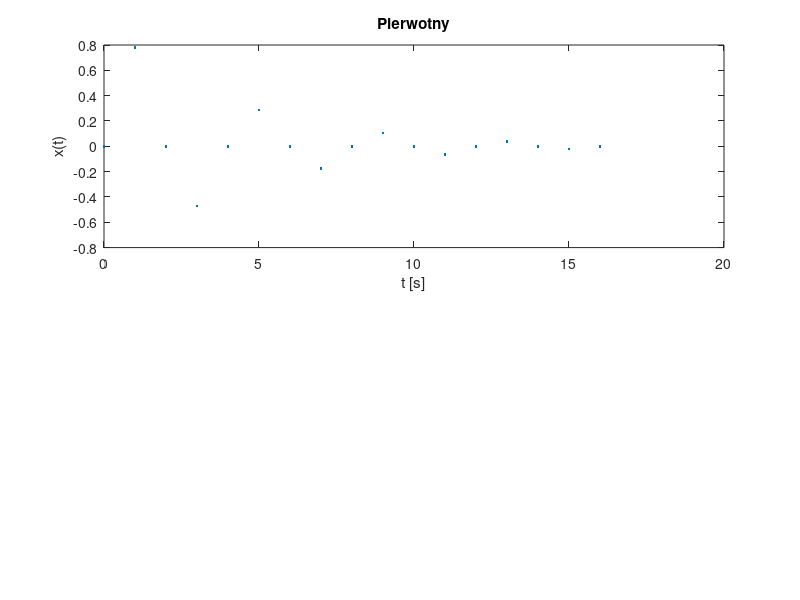

Source code (MATLAB): (Note: this script raises an error after producing the figure.)
%Malgorzata Targan
% 131420
% lab 2

clear all 
close all
N2 = 15;
n = [0: N2-1];

Ts = 1
t = 0:Ts:16
Tsr = 16/(4*length(t)-1)
t2 = 0:Tsr:16

Fs = 1
xt = exp(-t/4).*sin(2*pi*t/4);
figure
subplot(2,1,1);
plot(t,xt,'.'); 
xlabel('t [s]'); 
ylabel('x(t)'); 
title('Pierwotny');

y = reconst(xt, t2);

subplot(2,1,2);
plot(t2,y,'.'); 
hold all %dla porownania
t=0:Ts:16;
plot(t,xt,'or'); 
xlabel('t [s]'); 
ylabel('resamplowany x(t)'); 
title('Resamplowany')


% clc;
% clear all
% close all;
% 
% T=1;
% tk=16;
% t=0:T:tk;
% x=exp(-t/4).*sin(2*pi*t/5);
% figure
% subplot(2,1,1);
% plot(t,x,'.'); 
% xlabel('t [s]'); 
% ylabel('x(t)'); 
% title('Pierwotny');
% 
% xres=resamp(x,4*length(x));
% subplot(2,1,2);
% p=16/(length(xres)-1);
% t=0:p:16;
% plot(t,xres,'.'); 
% %hold all %dla porownania
% %t=0:T:tk;
% %plot(t,x,'or'); 
% xlabel('t [s]'); 
% ylabel('resamplowany x(t)'); 
% title('Resamplowany')